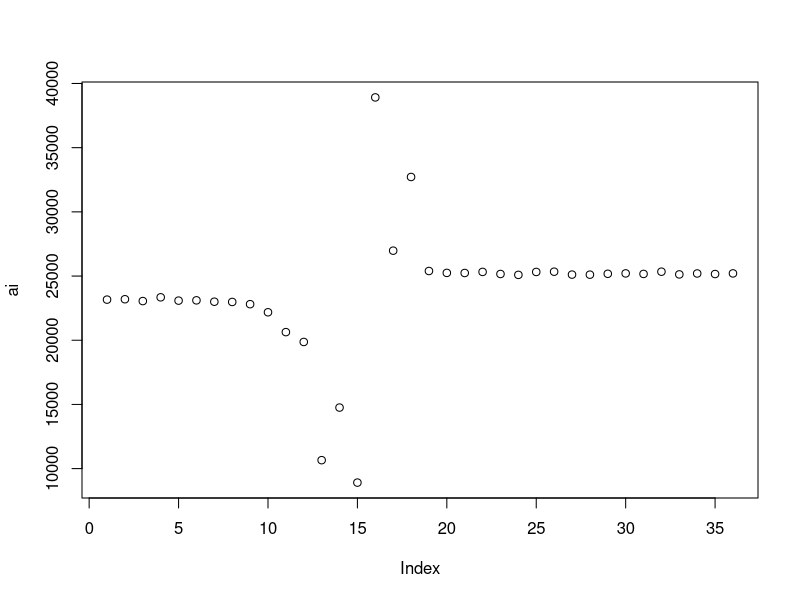

Recreate this plot in R.
# para 80 muestras
## http://www.bearcave.com/misl/misl_tech/wavelets/matrix/index.html

# establece el directorio de trabajo
setwd("/home/jorge/Documents/TesisNoFallout")

# leer un archivo csv con todas las muestras
muestras=read.table("muestra_una_caida.csv", sep=",", header=FALSE, col.names = c("X","Y","Z"))
#muestras=read.table("muestra_un_caminando_lento.csv", sep=",", header=FALSE, col.names = c("X","Y","Z"))
#muestras=read.table("muestra_un_subir_escaleras.csv", sep=",", header=FALSE, col.names = c("X","Y","Z"))

# convierte los valores leidos a números
muestras$X=as.numeric(muestras$X)
muestras$Y=as.numeric(muestras$Y)
muestras$Z=as.numeric(muestras$Z)

# realiza un vector suma para trabajar un solo conjunto de coeficientes y no uno de cada eje
# simplifica el trabajo
vSuma=sqrt(((muestras$X)^2)+(muestras$Y)^2+(muestras$Z)^2)

# crea una funcion para obtener los coeficientes
getCoef <- function(vector) {
  nivel = length(vector)
  multiplo = (trunc(length(vector)/8))*8
  k <- c(vector[1:multiplo]) # length 80
  matrizT <- c(1,1,0,0,0,0,0,0,
               1,-1,0,0,0,0,0,0,
               0,0,1,1,0,0,0,0,
               0,0,1,-1,0,0,0,0,
               0,0,0,0,1,1,0,0,
               0,0,0,0,1,-1,0,0,
               0,0,0,0,0,0,1,1,
               0,0,0,0,0,0,1,-1)
  matrizT <- matrix(matrizT, nrow = 8, ncol = 8)
  matrizS <- matrix(k,nrow=8, ncol = length(k)/8)
  x <- (1/sqrt(2)) * matrizT %*% matrizS
  View(x)
  y <- c(x)
  ai <- y[seq(1, length(y), 2)]
  imp <- ai[10:20]
  ai
}

ai <- getCoef(vSuma)
print(ai)
plot(ai)

